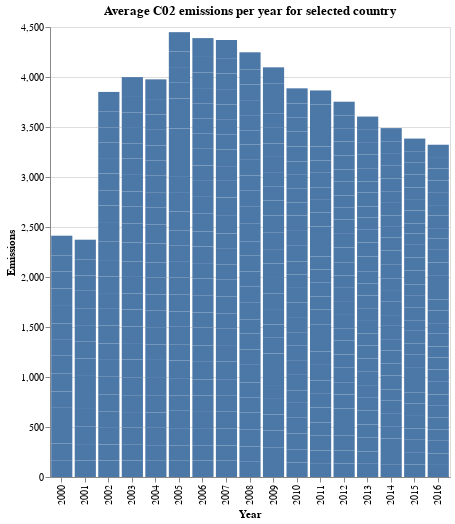

Notebook source saved alongside this figure:
### Code cell
# Trying out a interactive bar chart to check if imputation went well
bar_chart_test = alt.Chart(df_test).mark_bar().encode(
    x='Year:O', 
    y='Emissions:Q',
    tooltip=['Year', 'Emissions']
).add_params(
    selection
).transform_filter(
    selection
).properties(
    title=(f'Average C02 emissions per year for selected country'),
    width=400,
    height=450
)    
    
bar_chart_test

### Figure 1 — Vega-Lite specification as saved in the notebook (floating-point values rounded to 4 significant figures; data arrays with more than 128 entries replaced by an {"elided": "..."} marker saying what was removed)
{"config": {"view": {"continuousWidth": 300, "continuousHeight": 300}}, "data": {"name": "data-c5c274187d0e8a2daca190ed24eae301"}, "mark": {"type": "bar"}, "encoding": {"tooltip": [{"field": "Year", "type": "quantitative"}, {"field": "Emissions", "type": "quantitative"}], "x": {"field": "Year", "type": "ordinal"}, "y": {"field": "Emissions", "type": "quantitative"}}, "height": 450, "params": [{"name": "param_1", "select": {"type": "point", "fields": ["Country"]}, "bind": {"input": "select", "options": ["Austria", "Belgium", "Bulgaria", "Croatia", "Cyprus", "Czechia", "Denmark", "Estonia", "European Union - 27 countries (from 2020)", "Finland", "France", "Germany", "Greece", "Hungary", "Iceland", "Ireland", "Italy", "Latvia", "Lithuania", "Luxembourg", "Malta", "Netherlands", "Norway", "Poland", "Portugal", "Romania", "Slovakia", "Slovenia", "Spain", "Sweden"], "name": "Country "}}], "title": "Average C02 emissions per year for selected country", "transform": [{"filter": {"param": "param_1"}}], "width": 400, "$schema": "https://vega.github.io/schema/vega-lite/v5.20.1.json", "datasets": {"data-c5c274187d0e8a2daca190ed24eae301": {"elided": "510 records"}}}
